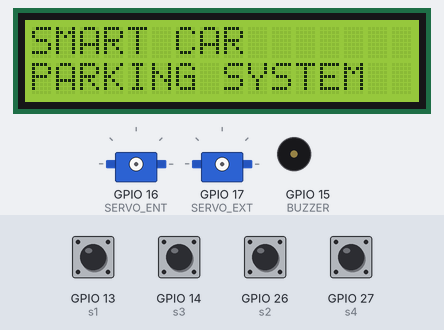
A sketch run on a simulated ESP32. Shown: 16×2 character LCD, 2 × servo, buzzer (waves = sounding, pin HIGH). The test bench sets the inputs (shaded band); at power-on: GPIO 13 (s1), GPIO 14 (s3), GPIO 26 (s2), GPIO 27 (s4) HIGH. WiFi joins after 1.5 s; servers stay silent unless stated; uploads are accepted with an empty reply.

Above: at 0.1 s.
At 25.0 s:
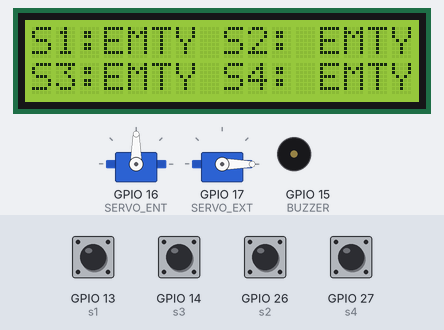
At 28.47 s:
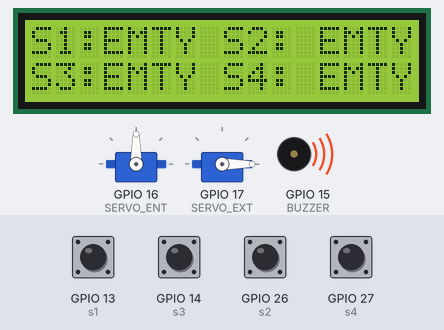
Timing chart, 0 to 130.0 s (numbered marks = the images above):
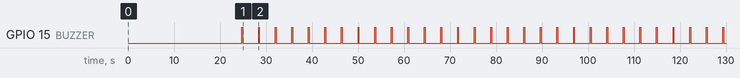

The sketch:

ESP32code.ino
```cpp
#include <LiquidCrystal.h>
#include <ESP32Servo.h>
#include <Wire.h>
#include <WiFi.h>
#include <HTTPClient.h>
#include <WiFiClient.h>
#include <Arduino_JSON.h>

#define SSID "M32"
#define PASS "admin1234"
#define API_KEY "15"
#define SERVER "https://api.codingprojects.cloud//"

LiquidCrystal lcd(23,22, 21, 19,18,5);  // rs, en, d4, d5, d6, d7
HTTPClient http;

Servo servo_ent, servo_ext;

void display3val(int d) {
  unsigned int temparray[3], temp;
  for (temp = 3; temp > 0; temp--) {
    temparray[temp - 1] = d % 10;
    d = d / 10;
  }
  for (temp = 0; temp < 3; temp++) {
    lcd.write(temparray[temp] + 48);
  }
}

#define SERVO_ENT 16
#define SERVO_EXT 17
#define BUZZER 15
#define s1 13
#define s2 26
#define s3 14
#define s4 27

int Val1 = 0, Val2 = 0;
int v1 = 0, v2 = 0, v3 = 0, v4 = 0, Vs = 0;
int Fl1 = 0, Fl2 = 0, Fl3 = 0, Fl4 = 0;
int Flag=1;

void setup() {
  lcd.begin(16, 2);
  lcd.setCursor(0, 0);
  lcd.print("SMART CAR ");
  lcd.setCursor(0, 1);
  lcd.print("PARKING SYSTEM");
  delay(3000);
  pinMode(s1, INPUT_PULLUP);
  pinMode(s2, INPUT_PULLUP);
  pinMode(s3, INPUT_PULLUP);
  pinMode(s4, INPUT_PULLUP);

  pinMode(BUZZER, OUTPUT);

  servo_ent.attach(SERVO_ENT);
  servo_ent.write(90);
  servo_ext.attach(SERVO_EXT);
  servo_ext.write(0);

  lcd.clear();
  Lprint(0, 0, 0, 0);
  Serial.begin(9600);
  initWiFi();
  delay(10000);
  send_to_server(0,0,0,0,0,0,0,0);
  delay(10000);


}


void loop() {

  v1 = 1 - digitalRead(s1);
  v2 = 1 - digitalRead(s2);
  v3 = 1 - digitalRead(s3);
  v4 = 1 - digitalRead(s4);


  if ((v1 == 1) & (v2 == 1) & (v3 == 1) & (v4 == 1)) {
      lcd.clear();
      lcd.setCursor(0, 0);
      lcd.print("PARKING FULL");
      Beep(10, 150);
      servo_ent.attach(SERVO_ENT);
      servo_ent.write(180);
      Flag=1;
      delay(3000);
      lcd.clear();

    } else {
      Beep(1, 200);
      if (Flag==1) {
      servo_ent.attach(SERVO_ENT);
      servo_ent.write(90);
      Flag=2;
      }
      delay(1000);
    }
  Lprint(v1, v2, v3, v4);
  Fl1=EntryExt( v1, Fl1,1);
  Fl2=EntryExt( v2, Fl2,2);
  Fl3=EntryExt( v3, Fl3,3);
  Fl4=EntryExt( v4, Fl4,4);
  get_from_server();
  delay(2000);
}

int EntryExt(int Sn,int Flg,int typ){
  if (Sn == 1) {
    if (Flg==0){
      Flg=1;
      if (typ==1){Serial.println("E1");send_to_server1("field1","1");delay(2000);send_to_server1("field7","1");delay(2000);}
      else if (typ==2){Serial.println("E2");send_to_server1("field2","1");delay(2000);send_to_server1("field8","1");delay(2000);}
      else if (typ==3){Serial.println("E3");send_to_server1("field3","1");delay(2000);send_to_server1("field9","1");delay(2000);}
      else if (typ==4){Serial.println("E4");send_to_server1("field4","1");delay(2000);send_to_server1("field10","1");delay(2000);}

    }
  }
  else if (Sn == 0){
    if (Flg==1){
    Flg=0;
      if (typ==1){Serial.println("X1");send_to_server1("field1","0");delay(2000);}
      else if (typ==2){Serial.println("X2");send_to_server1("field2","0");delay(2000);}
      else if (typ==3){Serial.println("X3");send_to_server1("field3","0");delay(2000);}
      else if (typ==4){Serial.println("X4");send_to_server1("field4","0");delay(2000);}
    }
  }
  return Flg;
}


void Lprint(int v1, int v2, int v3, int v4) {
  lcd.setCursor(0, 0);
  lcd.print("S1:");
  if (v1 == 0) {
    lcd.setCursor(3, 0);
    lcd.print("EMTY");
  } else {
    lcd.setCursor(3, 0);
    lcd.print("PRKD");
  }

  lcd.setCursor(8, 0);
  lcd.print("S2:");
  if (v2 == 0) {
    lcd.setCursor(12, 0);
    lcd.print("EMTY");
  } else {
    lcd.setCursor(12, 0);
    lcd.print("PRKD");
  }

  lcd.setCursor(0, 1);
  lcd.print("S3:");
  if (v3 == 0) {
    lcd.setCursor(3, 1);
    lcd.print("EMTY");
  } else {
    lcd.setCursor(3, 1);
    lcd.print("PRKD");
  }


  lcd.setCursor(8, 1);
  lcd.print("S4:");
  if (v4 == 0) {
    lcd.setCursor(12, 1);
    lcd.print("EMTY");
  } else {
    lcd.setCursor(12, 1);
    lcd.print("PRKD");
  }
}


void Beep(int times, int D) {
  while (times--) {
    digitalWrite(BUZZER, HIGH);
    delay(D);
    digitalWrite(BUZZER, LOW);
    delay(D);
  }
}

void initWiFi() {
  WiFi.mode(WIFI_STA);
  WiFi.begin(SSID, PASS);
  unsigned long s_time = millis();
  while (WiFi.status() != WL_CONNECTED) {
    if (millis() - s_time > 5000)
      break;
    delay(500);
  }
}

void send_to_server(int field1, int field2, int field3,int field4,int field7,int field8,int field9,int field10) {
  if (WiFi.status() == WL_CONNECTED) {
    String url = String(SERVER) + "set_values.php?id=" + API_KEY + "&field1=" + String(field1) + "&field2=" + String(field2) + "&field3=" + String(field3)+ "&field4=" + String(field4)+ "&field5=" + "C"+ "&field7=" + String(field7)+"&field8=" + String(field8)+"&field9=" + String(field9)+"&field10=" + String(field10);
    http.begin(url);
    int code = http.GET();
    if (code == HTTP_CODE_MOVED_PERMANENTLY) {
    String newUrl = http.header("Location");

    // Make a new request to the redirected URL
    http.begin(newUrl);
    code = http.GET();
  }

    if (code == 200) {
      String payload = http.getString();
      http.end();
    } else {
    }
    http.end();
  }else {
    initWiFi();
  }
}


void get_from_server() {
  if (WiFi.status() == WL_CONNECTED) {
    String url = String(SERVER) + "get_values.php?id=" + API_KEY;
    http.begin(url);
    int code = http.GET();
    if (code == 200) {
      String payload = http.getString();
      JSONVar json_object = JSON.parse(payload);
      if (JSON.typeof(json_object) == "undefined") {
      }
      char marray[5];
      strcpy(marray, json_object["field5"]);
      Val1 = stoi(marray);
      if (Val1==31){
        lcd.setCursor(0, 2);
        lcd.print("ENTRY GATE: OPEN  ");
        servo_ext.attach(SERVO_EXT);
        servo_ext.write(90);
        delay(4000);
        lcd.setCursor(0, 2);
        lcd.print("ENTRY GATE: CLOSE");
        servo_ext.attach(SERVO_EXT);
        servo_ext.write(0);
        send_to_server1("field5","C");
      }
    }
    http.end();
  } else {
    initWiFi();
  }

}


void send_to_server1(String fieldn,String field1) {
  if (WiFi.status() == WL_CONNECTED) {
    String url = String(SERVER) + "set_values.php?id=" + API_KEY + "&" + fieldn + "=" + field1 ;
    http.begin(url);
    int code = http.GET();
    if (code == 200) {
      String payload = http.getString();
      http.end();
    } else {
    }
    http.end();
  } else {
    initWiFi();
  }
}

int stoi(char *string) {
  int num = 0;
  for (int i = 0; string[i] != '\0'; i++) {
    num = num * 10 + (string[i] - 48);
  }
  return num;
}
```

Measured:
- by itself, GPIO 15 (BUZZER): alternates HIGH for 0.20 s and LOW for 3.4 s
